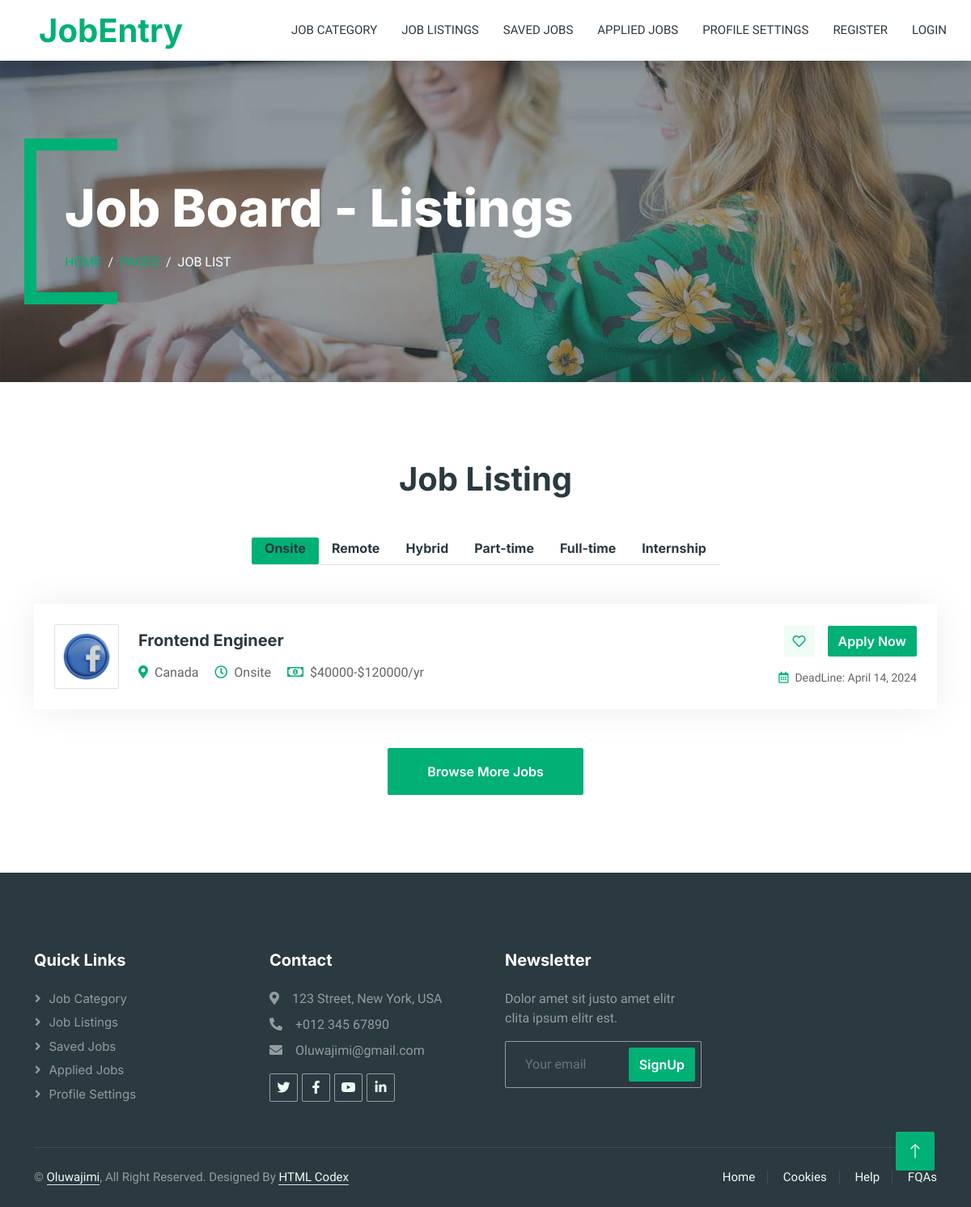
Screenshot of /jobs/view-job-listings/ with the database file from the repository.
### jobs/models.py (models this page shows, shortened)
class Job(models.Model):
    JOB_TYPE_CHOICES = [
        ('Onsite', 'Onsite'),
        ('Remote', 'Remote'),
        ('Hybrid', 'Hybrid'),
        ('Part-time', 'Part-time'),
        ('Full-time', 'Full-time'),
        ('Internship', 'Internship'),
    ]
    CATEGORY_CHOICES = [
        ('Marketing', 'Marketing'),
        ('Customer Service', 'Customer Service'),
        ('Human Resource', 'Human Resource'),
        ('Project Management', 'Project Management'),
        ('Software Development', 'Software Development'),
        ('Sales & Communication', 'Sales & Communication'),
        ('Teaching & Education', 'Teaching & Education'),
        ('Design & Creative', 'Design & Creative'),
    ]
    company_logo = models.ImageField(upload_to='company_logos/')
    company_name = models.CharField(max_length=100,default='Unknown')
    job_title = models.CharField(max_length=100)
    job_description = models.TextField()
    job_type = models.CharField(max_length=50, choices=JOB_TYPE_CHOICES)
    salary_range = models.CharField(max_length=100)
    application_deadline = models.DateField()
    responsibility = models.TextField()
    qualifications = models.TextField()
    company_details = models.TextField()
    location = models.CharField(max_length=100, default='Unknown')  # New field for location
    posted_by = models.ForeignKey(settings.AUTH_USER_MODEL, on_delete=models.CASCADE)
    posted_date = models.DateTimeField(auto_now_add=True)  # Added field for date
    category = models.CharField(max_length=50, choices=CATEGORY_CHOICES)  # Added field for category
    saved_by = models.ManyToManyField(User, related_name='saved_jobs', blank=True)

### jobs/views.py (the view)
# urls.py: path('view-job-listings/', views.Job_listings, name='view_Job_listings'),
def Job_listings(request):
    jobs = Job.objects.all()
    job_types = Job.JOB_TYPE_CHOICES
    grouped_jobs = {}
    for job_type in job_types:
        grouped_jobs[job_type[0]] = jobs.filter(job_type=job_type[0])
    context = {
        'grouped_jobs': grouped_jobs,
        'ptitle': "Job Board - Listings"
    }
    return render(request, "job/job-listings.html", context)

### templates/job/job-listings.html
{%extends 'sitepages/base3.html' %}
{%load static%}
{%block homepage_content%}
        <div class="container-xxl py-5 bg-dark page-header mb-5">
            <div class="container my-5 pt-5 pb-4">
                <h1 class="display-3 text-white mb-3 animated slideInDown">{{ptitle}}</h1>
                <nav aria-label="breadcrumb">
                    <ol class="breadcrumb text-uppercase">
                        <li class="breadcrumb-item"><a href="#">Home</a></li>
                        <li class="breadcrumb-item"><a href="#">Pages</a></li>
                        <li class="breadcrumb-item text-white active" aria-current="page">Job List</li>
                    </ol>
                </nav>
            </div>
        </div>
<div class="container-xxl py-5">
    <div class="container">
        <h1 class="text-center mb-5 wow fadeInUp" data-wow-delay="0.1s">Job Listing</h1>
        <div class="tab-class text-center wow fadeInUp" data-wow-delay="0.3s">
            <ul class="nav nav-pills d-inline-flex justify-content-center border-bottom mb-5">
                {% for job_type, jobs in grouped_jobs.items %}
                <li class="nav-item">
                    <a class="nav-link {% if forloop.first %}active{% endif %}" data-bs-toggle="pill" href="#{{ job_type }}">
                        <h6 class="mt-n1 mb-0">{{ job_type }}</h6>
                    </a>
                </li>
                {% endfor %}
            </ul>
            <div class="tab-content">
                {% for job_type, jobs in grouped_jobs.items %}
                <div id="{{ job_type }}" class="tab-pane fade {% if forloop.first %}show active{% endif %}">
                    {% for job in jobs %}
                    <div class="job-item p-4 mb-4">
                        <div class="row g-4">
                            <div class="col-sm-12 col-md-8 d-flex align-items-center">
                                <img class="flex-shrink-0 img-fluid border rounded" src="{{ job.company_logo.url }}" alt="{{ job.company_logo }}" style="width: 80px; height: 80px;">
                                <div class="text-start ps-4">
                                    <h5 class="mb-3">{{ job.job_title }}</h5>
                                    <span class="text-truncate me-3"><i class="fa fa-map-marker-alt text-primary me-2"></i>{{ job.location }}</span>
                                    <span class="text-truncate me-3"><i class="far fa-clock text-primary me-2"></i>{{ job.job_type }}</span>
                                    <span class="text-truncate me-0"><i class="far fa-money-bill-alt text-primary me-2"></i>{{ job.salary_range }}</span>
                                </div>
                            </div>
                            <div class="col-sm-12 col-md-4 d-flex flex-column align-items-start align-items-md-end justify-content-center">
                                <div class="d-flex mb-3">
                                    <a class="btn btn-light btn-square me-3" href="{% url 'save_job' job.id %}"><i class="far fa-heart text-primary"></i></a>
                                    <a class="btn btn-primary" href="{% url 'view_Job_details' job_id=job.id %}">Apply Now</a>
                                </div>
                                <small class="text-truncate"><i class="far fa-calendar-alt text-primary me-2"></i>DeadLine: {{ job.application_deadline }}</small>
                            </div>
                        </div>
                    </div>
                    {% endfor %}
                </div>
                {% endfor %}
            </div>
        </div>
        <div class="text-center mt-5">
            <a class="btn btn-primary py-3 px-5" href="{% url 'jobs-category' %}">Browse More Jobs</a>
        </div>
    </div>
</div>
{%endblock%}

### static/css/style.css (style rules this page uses)
:root { --primary: #00B074; --secondary: #2B9BFF; --light: #EFFDF5; --dark: #2B3940; }
.btn { font-family: 'Inter', sans-serif; font-weight: 600; transition: .5s; }
.btn.btn-primary, .btn.btn-secondary { color: #FFFFFF; }
.btn-square { width: 38px; height: 38px; }
.btn-square, .btn-sm-square, .btn-lg-square { padding: 0; display: flex; align-items: center; justify-content: center; font-weight: normal; border-radius: 2px; }
.header-carousel .container, .page-header .container { position: relative; padding: 45px 0 45px 35px; border-left: 15px solid var(--primary); }
.header-carousel .container::before, .header-carousel .container::after, .page-header .container::before, .page-header .container::after { position: absolute; content: ""; top: 0; left: 0; width: 100px; height: 15px; background: var(--primary); }
.header-carousel .container::after, .page-header .container::after { top: 100%; margin-top: -15px; }
.page-header { background: linear-gradient(rgba(43, 57, 64, .5), rgba(43, 57, 64, .5)), url(../img/carousel-1.jpg) center center no-repeat; background-size: cover; }
.breadcrumb-item + .breadcrumb-item::before { color: var(--light); }
.nav-pills .nav-item .active { border-bottom: 2px solid var(--primary); }
.job-item { border: 1px solid transparent; border-radius: 2px; box-shadow: 0 0 45px rgba(0, 0, 0, .08); transition: .5s; }

### rows the page displays
Job: company_logo (picture), job_title "Frontend Engineer", location "Canada", job_type "Onsite", salary_range "$40000-$120000/yr", application_deadline "April 14, 2024"

### other values shown
{{ ptitle }} "Job Board - Listings"
{{ job_type }} "Onsite" "Remote" "Hybrid" "Part-time" "Full-time" "Internship"
